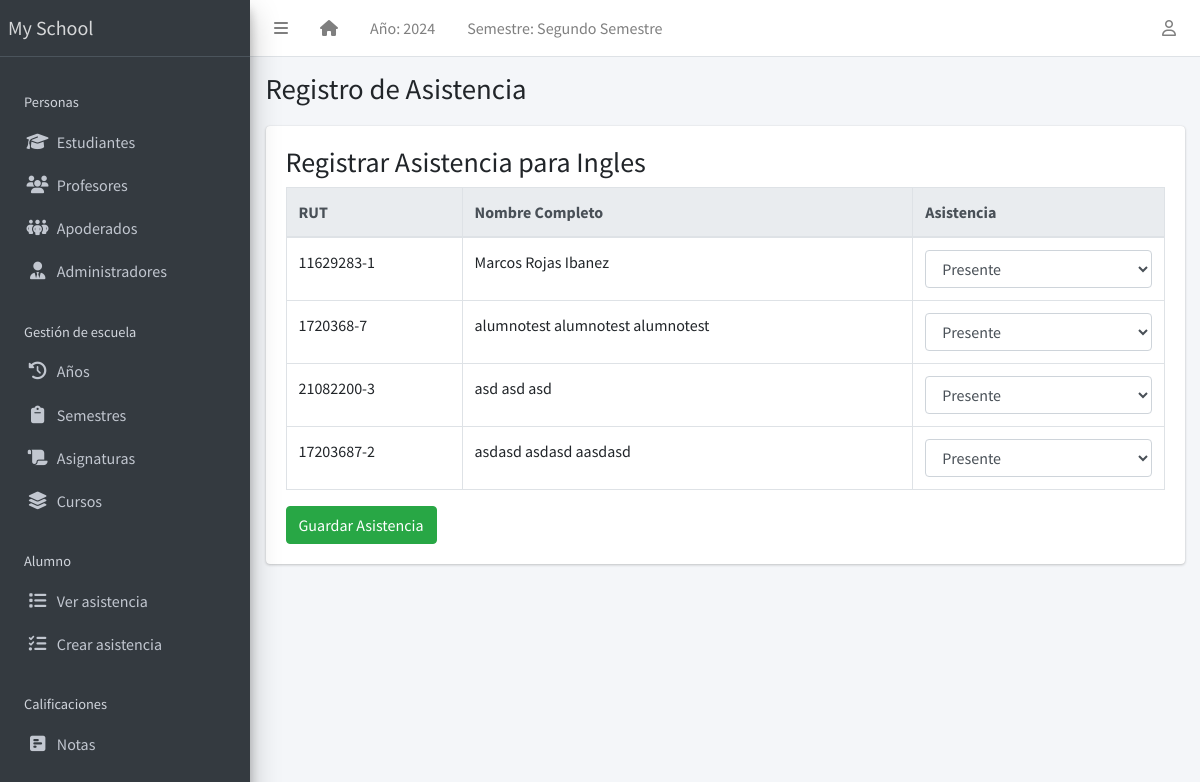
The app's page /teacher/register/2/ with its own data.
### apps/corecode/models.py (models this page shows, shortened)
class AcademicSession(models.Model):
    name = models.CharField(max_length=200, unique=True)
    current = models.BooleanField(default=True)
    class Meta:
        ordering = ["-name"]

class AcademicTerm(models.Model):
    name = models.CharField(max_length=20, unique=True)
    current = models.BooleanField(default=True)
    class Meta:
        ordering = ["name"]

class SiteConfig(models.Model):
    key = models.SlugField()
    value = models.CharField(max_length=200)

class Subject(models.Model):
    name = models.CharField(max_length=200, unique=True, verbose_name="Nombre")
    class Meta:
        ordering = ["name"]

### apps/students/models.py (models this page shows, shortened)
class Student(models.Model):
    STATUS_CHOICES = [("activo", "Activo"), ("inactivo", "Inactivo")]
    GENDER_CHOICES = [("masculino", "Masculino"), ("femenino", "Femenino")]
    estado = models.CharField(max_length=10, choices=STATUS_CHOICES, default="activo")
    rut_regex = RegexValidator(
        regex=r"^\d{1,2}\d{3}\d{3}-[0-9kK]{1}$",
        message="El RUT debe estar en el formato 'XXXXXXXX-X'"
    )
    rut = models.CharField(max_length=12, unique=True, validators=[rut_regex], blank=True)
    apellido_paterno = models.CharField(max_length=200)
    apellido_materno = models.CharField(max_length=200)
    nombres = models.CharField(max_length=200, blank=True)
    sexo = models.CharField(max_length=10, choices=GENDER_CHOICES, default="masculino")
    fecha_nacimiento = models.DateField(default=timezone.now)
    curso_actual = models.ForeignKey(
        StudentClass, on_delete=models.SET_NULL, blank=True, null=True
    )
    fecha_admision = models.DateField(default=timezone.now)
    telefono_regex = RegexValidator(
        regex="^[0-9]{9,15}$", message="El número de teléfono no tiene el formato correcto."
    )
    telefono_apoderado = models.CharField(
        validators=[telefono_regex], max_length=15, blank=True
    )
    direccion = models.TextField(blank=True)
    observaciones = models.TextField(blank=True)
    email = models.EmailField(
        max_length=254, unique=True, validators=[EmailValidator()],
        blank=True, null=True
    )
    foto = models.ImageField(blank=True, upload_to="students/fotos/")
    representante = models.ForeignKey(
        "representatives.Representatives", on_delete=models.SET_NULL, null=True, blank=True, related_name="estudiantes"
    )
    subjects = models.ManyToManyField(Subject, related_name="students", blank=True)
    class Meta:
        ordering = ["apellido_paterno", "apellido_materno", "nombres"]

### apps/corecode/views.py (the view, shortened to what this page needs)
# urls.py: path('teacher/register/<int:subject_id>/', attendance_register, name='attendance_register'),
def attendance_register(request, subject_id):
    subject = get_object_or_404(Subject, id=subject_id)
    students = Student.objects.filter(subjects=subject)
    return render(request, 'corecode/attendance_register.html', {
        'subject': subject,
        'students': students,
    })

### apps/corecode/context_processors.py (called while the page is built)
def site_defaults(request):
    current_session = AcademicSession.objects.get(current=True)
    current_term = AcademicTerm.objects.get(current=True)
    vals = SiteConfig.objects.all()
    contexts = {
        "current_session": current_session.name,
        "current_term": current_term.name,
    }
    for val in vals:
        contexts[val.key] = val.value
    return contexts

### apps/templatetags/user_groups.py (called while the page is built)
@register.filter
def in_group(user, group_id):
    return user.groups.filter(id=group_id).exists()

### apps/corecode/templates/corecode/attendance_register.html (shortened to what this page needs)
{% extends 'base.html' %}
{% block title %}Registro de Asistencia{% endblock title %}
{% block content %}
  <h3>Registrar Asistencia para {{ subject.name }}</h3>
  <form method="post">
    <div class="table-responsive">
      <table id="attendance-table" class="table table-bordered table-hover">
        <thead class="thead-light">
          <tr>
            <th>RUT</th>
            <th>Nombre Completo</th>
            <th>Asistencia</th>
          </tr>
        </thead>
        <tbody>
          {% for student in students %}
            <tr>
              <td>{{ student.rut }}</td>
              <td>{{ student.nombres }} {{ student.apellido_paterno }} {{ student.apellido_materno }}</td>
              <td>
                <select name="status_{{ student.id }}" class="form-control">
                  <option value="presente">Presente</option>
                </select>
              </td>
            </tr>
          {% endfor %}
        </tbody>
      </table>
    </div>
    <button type="submit" class="btn btn-success">Guardar Asistencia</button>
  </form>
{% endblock content %}

### templates/base.html (shortened to what this page needs)
{% load static %}
{% load custom_templatetag %}
<!DOCTYPE html>
<html lang="en">
<head>
  <link rel="stylesheet" href="https://cdnjs.cloudflare.com/ajax/libs/dropzone/5.9.3/dropzone.min.css">
  <link rel="stylesheet" href="https://cdnjs.cloudflare.com/ajax/libs/font-awesome/6.6.0/css/all.min.css" />
  <link rel="stylesheet"
    href="{% static 'plugins/overlayScrollbars/css/OverlayScrollbars.min.css' %}">
  <link rel="stylesheet" href="{% static 'plugins/Datatables/datatables.min.css' %}" />
  <link rel="stylesheet" href="{% static 'dist/css/adminlte.min.css' %}">
</head>
<body
  class="hold-transition sidebar-mini layout-fixed layout-navbar-fixed layout-footer-fixed">
  <div class="wrapper">
    <nav class="main-header navbar navbar-expand navbar-white navbar-light">
      <ul class="navbar-nav">
        <li class="nav-item">
          <a class="nav-link" data-widget="pushmenu" href="#" role="button"><i
              class="fas fa-bars"></i></a>
        </li>
        <li class="nav-item d-none d-sm-inline-block">
          <a href="{% url 'home' %} " class="nav-link"><i class="fa fa-home"></i></a>
        </li>
        <li class="nav-item d-none d-sm-inline-block">
          <a href="{% url 'current-session' %}" class="nav-link">Año: {{ current_session }}</a>
        </li>
        <li class="nav-item d-none d-sm-inline-block">
          <a href="{% url 'current-session' %}" class="nav-link">Semestre: {{ current_term }}</a>
        </li>
      </ul>
      <ul class="navbar-nav ml-auto">
        <li class="nav-item dropdown">
          <a class="nav-link" data-toggle="dropdown" href="#">
            <i class="far fa-user"></i>
          </a>
        </li>
      </ul>
    </nav>
    <aside class="main-sidebar sidebar-dark-primary elevation-4">
      <a href="{% url 'home' %}" class="brand-link">{{ school_name | default:"MySchool" }}</a>
      <div class="sidebar">
        <nav class="mt-2">
          <ul class="nav nav-pills nav-sidebar flex-column" data-widget="treeview" role="menu" data-accordion="false">
            <li class="nav-header" style="padding: 1.7rem 1rem .5rem;">Personas</li>
            <li class="nav-item">
              <a href="{% url 'student-list' %}" class="nav-link">
                <i class="nav-icon fas fa-graduation-cap"></i>
                <p>
                  Estudiantes
                </p>
              </a>
            </li>
            <li class="nav-item">
              <a href="{% url 'teacher-list' %}" class="nav-link">
                <i class="nav-icon fas fa-users"></i>
                <p>
                  Profesores
                </p>
              </a>
            </li>
            <li class="nav-item">
              <a href="{% url 'representatives-list' %}" class="nav-link">
                <i class="nav-icon fas fa-people-group"></i>
                <p>
                  Apoderados
                </p>
              </a>
            </li>
            <li class="nav-item">
              <a href="{% url 'staff-list' %}" class="nav-link">
                <i class="nav-icon fas fa-user-tie"></i>
                <p>
                  Administradores
                </p>
              </a>
            </li>
            <li class="nav-header">Gestión de escuela</li>
            <li class="nav-item">
              <a href="{% url 'sessions' %}" class="nav-link">
                <i class="nav-icon fas fa-clock-rotate-left"></i>
                <p>
                  Años
                </p>
              </a>
            </li>
            <li class="nav-item">
              <a href="{% url 'terms' %}" class="nav-link">
                <i class="nav-icon fas fa-clipboard"></i>
                <p>
                  Semestres
                </p>
              </a>
            </li>
            <li class="nav-item">
              <a href="{% url 'subjects' %}" class="nav-link">
                <i class="nav-icon fas fa-scroll"></i>
                <p>
                  Asignaturas
                </p>
              </a>
            </li>
            <li class="nav-item">
              <a href="{% url 'classes' %}" class="nav-link">
                <i class="nav-icon fas fa-layer-group"></i>
                <p>
                  Cursos
                </p>
              </a>
            </li>
            <li class="nav-header" style="padding: 1.7rem 1rem .5rem;">Alumno</li>
            <li class="nav-item">
              <a href="{% url 'attendance-list' %}" class="nav-link">
                <i class="nav-icon fas fa-list"></i>
                <p>
                  Ver asistencia
                </p>
              </a>
            </li>
            <li class="nav-item">
              <a href="{% url 'attendance-list' %}" class="nav-link">
                <i class="nav-icon fas fa-list-check"></i>
                <p>
                  Crear asistencia
                </p>
              </a>
            </li>
            <li class="nav-header">Calificaciones</li>
            <li class="nav-item">
              <a href="{% url 'subject_list' %}" class="nav-link">
                <i class="nav-icon fas fa-square-poll-horizontal"></i>
                <p>
                  Notas
                </p>
              </a>
            </li>
            <li class="nav-header">Anuncios</li>
          </ul>
        </nav>
      </div>
    </aside>
    <div class="content-wrapper">
      <section class="content-header">
        <div class="container-fluid">
          <div class="row mb-1">
            <div class="col-sm-8">
              <h1>{% block title %}{% endblock title %}</h1>
            </div>
            <div class="col-sm-4">
            </div>
          </div>
        </div>
      </section>
      <section class="content">
        <div class="container-fluid">
          <div class="row">
            <div class="col-md-12">
              {% block fullcard %}
              <div class="card">
                <div class="card-body">
                  <div class="row">
                    <div class="col">
                      {% block content %}
                      {% endblock content %}
                    </div>
                  </div>
                </div>
              </div>
              {% endblock fullcard %}
            </div>
          </div>
        </div>
      </section>
    </div>
  </div>
</body>
</html>

### records on screen
AcademicSession: name "2024"
AcademicTerm: name "Segundo Semestre"
SiteConfig: value "My School"
Subject: name "Ingles"
Student: rut "11629283-1", nombres "Marcos", apellido_paterno "Rojas", apellido_materno "Ibanez", id "Presente"
Student: rut "1720368-7", nombres "alumnotest", apellido_paterno "alumnotest", apellido_materno "alumnotest", id "Presente"
Student: rut "21082200-3", nombres "asd", apellido_paterno "asd", apellido_materno "asd", id "Presente"
Student: rut "17203687-2", nombres "asdasd", apellido_paterno "asdasd", apellido_materno "aasdasd", id "Presente"
